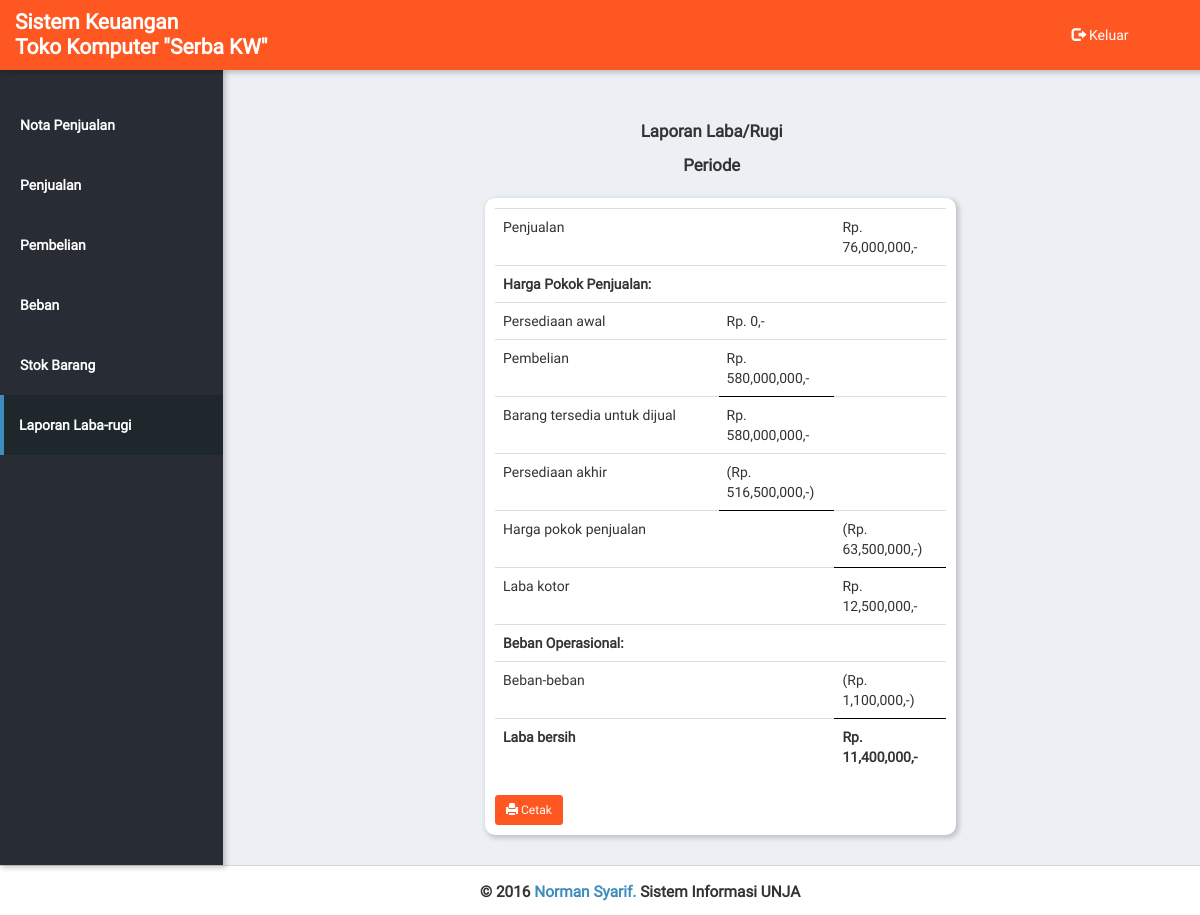
Page /laporan.php?bulan=1216 (signed in) on the committed database.
### tables this page shows
CREATE TABLE IF NOT EXISTS `tb_persediaan` (
  `periode` varchar(4) NOT NULL,
  `persediaan_awal` int(11) NOT NULL,
  `persediaan_akhir` int(11) NOT NULL,
  PRIMARY KEY (`periode`)
);

### laporan.php (the view, shortened to what this page needs)
<?php
require_once 'top.php';
require_once 'php/connect.php';
$periode = $_GET['bulan'] . $_GET['tahun'];
$date = date_format(date_create("20" . $_GET['tahun'] . "-" . $_GET['bulan'] . "-01 00:00:00"), "F Y");
$query = "SELECT * FROM tb_persediaan WHERE periode='$periode'";
$result = $mysqli->query($query);
if ($result->num_rows != 0) {
    $ambil_penjualan = $mysqli->query("SELECT bayar FROM tb_transaksi WHERE periode='$periode'");
    $penjualan = 0;
    if ($ambil_penjualan->num_rows != 0) {
        while ($row = $ambil_penjualan->fetch_assoc()) {
            $penjualan += $row['bayar'];
        }
    }
    $ambil_pembelian = $mysqli->query("SELECT total_harga FROM tb_beli WHERE periode='$periode'");
    $pembelian = 0;
    if ($ambil_pembelian->num_rows != 0) {
        while ($row = $ambil_pembelian->fetch_assoc()) {
            $pembelian += $row['total_harga'];
        }
    }
    $ambil_beban = $mysqli->query("SELECT jumlah FROM tb_beban WHERE periode='$periode'");
    $beban = 0;
    if ($ambil_beban->num_rows != 0) {
        while ($row = $ambil_beban->fetch_assoc()) {
            $beban += $row['jumlah'];
        }
    }
    $ambil_barang = $mysqli->query("SELECT harga_beli, stok FROM tb_barang");
    $persediaan_akhir = 0;
    if ($periode == $_SESSION['periode']) {
        if ($ambil_barang->num_rows != 0) {
            while ($row = $ambil_barang->fetch_assoc()) {
                $harga_per_item = $row['harga_beli'] * $row['stok'];
                $persediaan_akhir += $harga_per_item;
            }
            $mysqli->query("UPDATE `tb_persediaan` SET `persediaan_akhir`=$persediaan_akhir WHERE periode='$periode'");
        }
    }else{
        $akhir = $mysqli->query("SELECT persediaan_akhir FROM tb_persediaan WHERE periode='$periode'");
        $row_akhir = $akhir->fetch_assoc();
        $persediaan_akhir = $row_akhir['persediaan_akhir'];
    }
    $awal = $mysqli->query("SELECT persediaan_awal FROM tb_persediaan WHERE periode='$periode'");
    $row_persediaan = $awal->fetch_assoc();
    $persediaan_awal = $row_persediaan['persediaan_awal'];
    $barang_tersedia_untuk_dijual = $persediaan_awal + $pembelian;
    $harga_pokok_penjualan = $barang_tersedia_untuk_dijual - $persediaan_akhir;
    $laba_kotor = $penjualan - $harga_pokok_penjualan;
    $laba_bersih = $laba_kotor - $beban;
}
?>
<div class="menu-list">
    <ul>
        <span><li class="inaktif"><a href="penjualan.php">Nota Penjualan</a></li></span>
        <span><li class="inaktif"><a href="daftar_jual.php">Penjualan</a></li></span>
        <span><li class="inaktif"><a href="daftar_beli.php">Pembelian</a></li></span>
        <span><li class="inaktif"><a href="beban.php">Beban</a></li></span>
        <span><li class="inaktif"><a href="stok.php">Stok Barang</a></li></span>
        <span><li class="aktif"><a href="pilih_periode.php">Laporan Laba-rugi</a></li></span>
    </ul>
</div>
</div>
<div id="content" class="container col-md-9setengah">
    <p style="text-align: center; margin-top: 50px; font-weight: bold; font-size: 120%">Laporan Laba/Rugi</p>
    <p style="text-align: center; margin-top:0; font-weight: bold; font-size: 120%">Periode <?php echo $date ?></p>
    <div class="row col-md-offset-3">
        <div class="anggota-div" style="width: 65%">
            <div id="tabel">
                <table class="table table-hover">
                    <tr>
                        <td style="width: 200px">Penjualan</td>
                        <td style="width: 100px"></td>
                        <td style="width: 100px">Rp. <?php echo number_format($penjualan) ?>,-</td>
                    </tr>
                    <tr>
                        <th colspan="3" style="width: 200px">Harga Pokok Penjualan:</th>
                    </tr>
                    <tr>
                        <td style="width: 200px">Persediaan awal</td>
                        <td style="width: 100px">Rp. <?php echo number_format($persediaan_awal) ?>,-</td>
                        <td style="width: 100px"></td>
                    </tr>
                    <tr>
                        <td style="width: 200px">Pembelian</td>
                        <td style="width: 100px; border-bottom: 1px solid black">Rp. <?php echo number_format($pembelian) ?>,-</td>
                        <td style="width: 100px"></td>
                    </tr>
                    <tr>
                        <td style="width: 200px">Barang tersedia untuk dijual</td>
                        <td style="width: 100px">Rp. <?php echo number_format($barang_tersedia_untuk_dijual) ?>,-</td>
                        <td style="width: 100px"></td>
                    </tr>
                    <tr>
                        <td style="width: 200px">Persediaan akhir</td>
                        <td style="width: 100px; border-bottom: 1px solid black">(Rp. <?php echo number_format($persediaan_akhir) ?>,-)</td>
                        <td style="width: 100px"></td>
                    </tr>
                    <tr>
                        <td style="width: 200px">Harga pokok penjualan</td>
                        <td style="width: 100px"></td>
                        <td style="width: 100px; border-bottom: 1px solid black">(Rp. <?php echo number_format($harga_pokok_penjualan) ?>,-)</td>
                    </tr>
                    <tr>
                        <td style="width: 200px">Laba kotor</td>
                        <td style="width: 100px"></td>
                        <td style="width: 100px">Rp. <?php echo number_format($laba_kotor) ?>,-</td>
                    </tr>
                    <tr>
                        <th colspan="3" style="width: 200px">Beban Operasional:</th>
                    </tr>
                    <tr>
                        <td style="width: 200px">Beban-beban</td>
                        <td style="width: 100px"></td>
                        <td style="width: 100px; border-bottom: 1px solid black">(Rp. <?php echo number_format($beban) ?>,-)</td>
                    </tr>
                    <tr>
                        <th style="width: 200px">Laba bersih</th>
                        <td style="width: 100px"></td>
                        <th style="width: 100px">Rp. <?php echo number_format($laba_bersih) ?>,-</th>
                    </tr>
                </table>
                <button onclick="frames['cetak'].print()" href='javascript:void(0)' class="btn btn-primary btn-sm" type="button"><span class="glyphicon glyphicon-print"></span> Cetak</button>
            </div>
        </div>
    </div>
</div>
</div>
</div>
<?php include 'bottom.php' ?>
</body>
</html>

### assets/style.css (style rules this page uses)
* { margin: 0; padding: 0; }
.btn-primary { background-color: #ff5722; border-color: #ff5722; }
.container { padding-right: 15px; padding-left: 15px; }
.row { margin-bottom: 20px; }
.row .row { margin-top: 10px; margin-bottom: 0; }
.row { margin-bottom: 0; }
body { font-family: "Roboto regular"; background-color: #ecf0f5; }
#content { min-height: 700px; padding-bottom: 20px; }
.menu-list { margin-top: 25px; }
.menu-list a { color: #fff; text-decoration: none; }
.inaktif, .aktif { cursor: pointer; margin: 0; }
.inaktif { padding-left: 5px; }
.inaktif:hover, .aktif { background-color: #1e282c; border-left: 4px solid #3c8dbc; color: #b8b8b8; }
.menu-list ul li a { display: block; padding: 20px 15px; }
.col-md-9setengah { @extend .col.md-1; width: 83%; }
.anggota-div { background-color: #fff; box-shadow: 2px 2px 5px 1px rgba(0, 0, 0, 0.2); margin: 10px; padding: 10px; width: 45%; border-radius: 10px; }
table { width: 100%; }
th, td { padding: 10px; }
tr { text-align: left; }

### rows in the picture
tb_persediaan: persediaan_awal "0", persediaan_awal "580,000,000", persediaan_awal "63,500,000", persediaan_awal "12,500,000", persediaan_awal "11,400,000"

### other values in the picture
$penjualan "76,000,000"
$pembelian "580,000,000"
$persediaan_akhir "516,500,000"
$beban "1,100,000"
